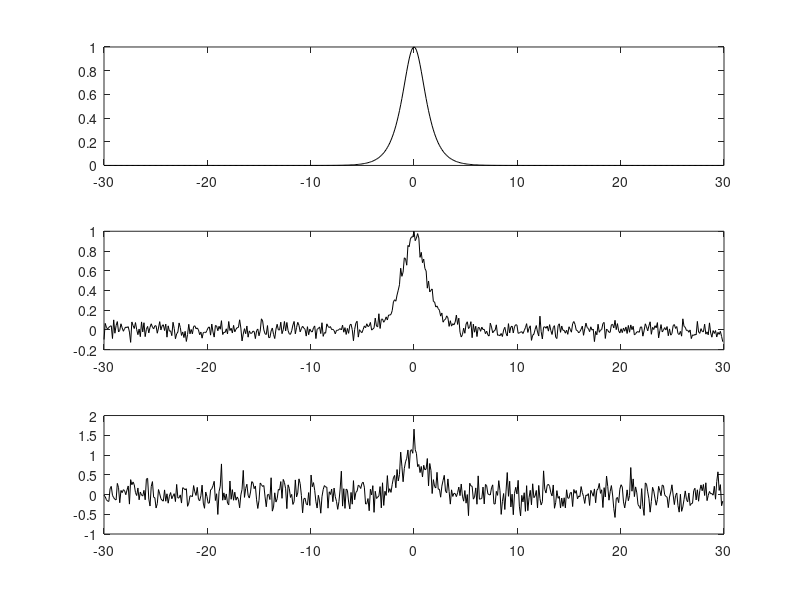
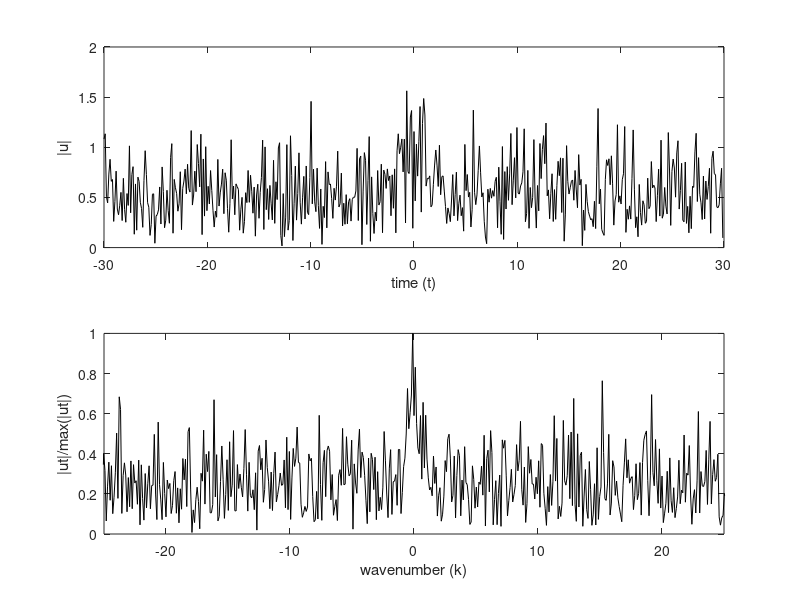
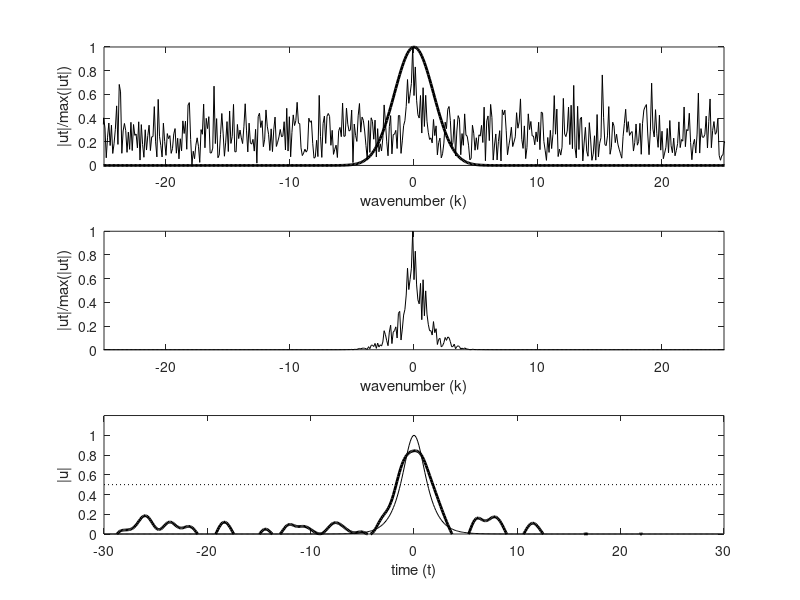
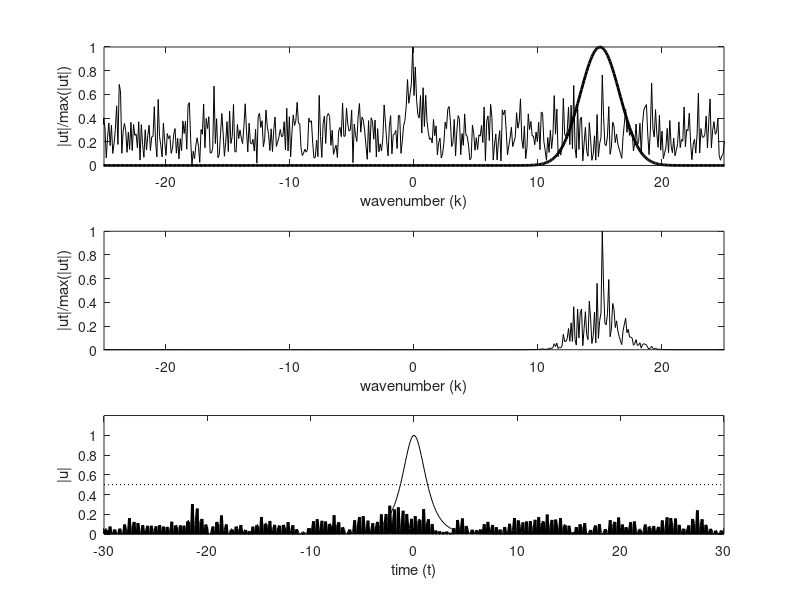

The MATLAB script that drew these images, in order:
clear all; close all; clc

%% NOISE ON SIGNAL

L=30; % time slot to transform 
n=512; % number of Fourier modes 2^9
t2=linspace(-L,L,n+1); t=t2(1:n); % time discretization 
k=(2*pi/(2*L))*[0:(n/2-1) -n/2:-1]; % frequency components of FFT
u=sech(t); % ideal signal in the time domain 
figure(1), subplot(3,1,1), plot(t,u,'k'), hold on


noise=1;
ut=fft(u);
utn=ut+noise*(randn(1,n)+i*randn(1,n));
un=ifft(utn);
figure(1), subplot(3,1,2), plot(t,un,'k'), hold on

noise=5;
ut=fft(u);
utn=ut+noise*(randn(1,n)+i*randn(1,n));
un=ifft(utn);
figure(1), subplot(3,1,3), plot(t,un,'k'), hold on


%%  SIGNAL AND SPECTRUM

figure(2)
noise=10;
ut=fft(u); 
unt=ut+noise*(randn(1,n)+i*randn(1,n)); 
un=ifft(unt);
subplot(2,1,1), plot(t,abs(un),'k')
axis([-30 30 0 2])
xlabel('time (t)'), ylabel('|u|')
subplot(2,1,2) 
plot(fftshift(k),abs(fftshift(unt))/max(abs(fftshift(unt))),'k') 
axis([-25 25 0 1])
xlabel('wavenumber (k)'), ylabel('|ut|/max(|ut|)')

%% FILTER ON BAND

figure(3)
subplot(3,1,1)
filter=exp(-0.2*(k).^2); 
unft=filter.*unt; 
unf=ifft(unft);
plot(fftshift(k),abs(fftshift(unt))/max(abs(fftshift(unt))),'k')
hold on
plot(fftshift(k),fftshift(filter),'k','Linewidth',[2])
axis([-25 25 0 1])
xlabel('wavenumber (k)'), ylabel('|ut|/max(|ut|)')

subplot(3,1,2)
plot(fftshift(k),abs(fftshift(unft))/max(abs(fftshift(unft))),'k')
axis([-25 25 0 1])
xlabel('wavenumber (k)'), ylabel('|ut|/max(|ut|)')

subplot(3,1,3)
plot(t,unf,'k','Linewidth',[2]), hold on
plot(t,u,'k')
plot([-30 30],[0.5 0.5],'k:')
axis([-30 30 0 1.2])
xlabel('time (t)'), ylabel('|u|')

%% FILTER OFF BAND

figure(4)
subplot(3,1,1)
filter=exp(-0.2*(k-15).^2); 
unft=filter.*unt; 
unf=ifft(unft);
plot(fftshift(k),abs(fftshift(unt))/max(abs(fftshift(unt))),'k')
hold on
plot(fftshift(k),fftshift(filter),'k','Linewidth',[2])
axis([-25 25 0 1])
xlabel('wavenumber (k)'), ylabel('|ut|/max(|ut|)')

subplot(3,1,2)
plot(fftshift(k),abs(fftshift(unft))/max(abs(fftshift(unft))),'k')
axis([-25 25 0 1])
xlabel('wavenumber (k)'), ylabel('|ut|/max(|ut|)')

subplot(3,1,3)
plot(t,unf,'k','Linewidth',[2]), hold on
plot(t,u,'k')
plot([-30 30],[0.5 0.5],'k:')
axis([-30 30 0 1.2])
xlabel('time (t)'), ylabel('|u|')
